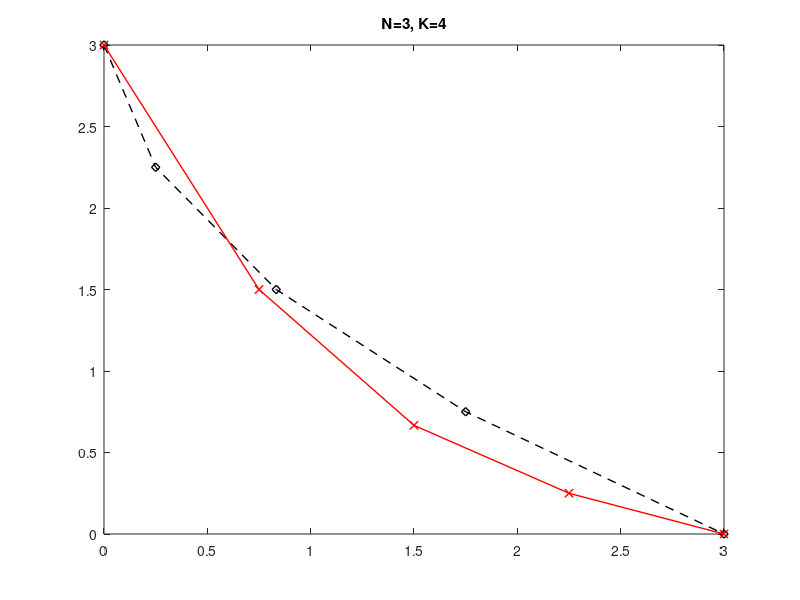
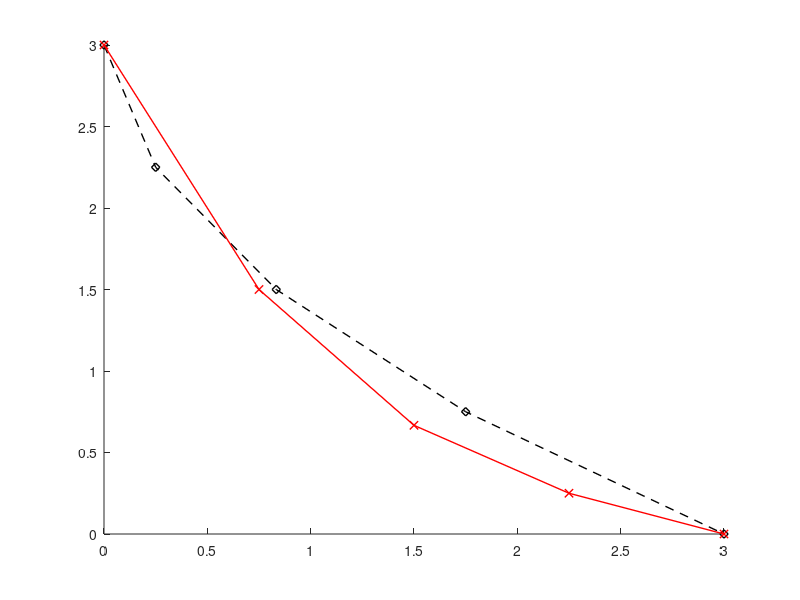

The MATLAB script that drew these images, in order: (Note: this script raises an error after producing the figures.)
% function func_partialDecomposition(N, K, t) 
clc; close all;
% if nargin == 3   % if the number of inputs equals 3
sample_interval = 10; % then make the fourth value, sample_interval, equal to my default value, 51.
% end

%% 0.  Setting. 
N = 3; K = 4; t = 2; 
% directory = '~/home/kzhang/Dropbox/Work/3rd_paper_ISIT_2017/codes/Caching_v3/RunningTempFiles/'
directory = 'C:\Users\Kai Zhang\Documents\MATLAB\';
% directory = pwd;
files = 1:N;

%% 1.  Plot Tian v.s. Yu.
N_tilde = min(N, K);
figure
% Tian
t_axis = 0:K; % 
M_Tian = t_axis.*((N-1)*t_axis+K-N)/K/(K-1);
R_Tian =  N*(K - t_axis)/K;
plot(M_Tian, R_Tian, 'k--d', 'Linewidth', 1)

% Yu 
hold on
t_axis = 0:K-1;
M_Yu = t_axis*N/K;
R_Yu = zeros(size(t_axis)); 
for iR = 1:length(t_axis)
    if K - N_tilde >= t_axis(iR)+1
        R_Yu(iR) = (nchoosek(K, t_axis(iR)+1) - nchoosek(K - N_tilde, t_axis(iR)+1)) / nchoosek(K,t_axis(iR));
    else
        R_Yu(iR) = nchoosek(K, t_axis(iR)+1) / nchoosek(K, t_axis(iR));
    end
end
M_Yu = [M_Yu, N];
R_Yu = [R_Yu, 0];
plot(M_Yu,R_Yu, 'r-x', 'Linewidth', 1)
title(['N=', num2str(N), ', K=', num2str(K)])

figure; hold on
plot(M_Tian, R_Tian, 'k--d', 'Linewidth', 1)
plot(M_Yu,R_Yu, 'r-x', 'Linewidth', 1)

%% 2.  Demand types.
partition = intpartgen(K, N);
partition = cell2mat(partition(end));
d_num = size(partition, 1); % Number of demand types

%% 3. Transmission types:
x_min = M_Tian(t+1); x_max = M_Yu(t+1);
y_min = R_Yu(t+1); y_max = R_Tian(t+1);
axis([x_min x_max y_min y_max])

% x = [0.13 0.905] y = [0.11 0.925]
x_scope = (x_max - x_min)/(0.905 - 0.13);
y_scope = (y_max - y_min)/(0.925 - 0.11);

%% 4. For each demand.
% Fix M_sample for linear programming, and compute R_sample
M_sample = linspace(M_Tian(t+1), M_Yu(t+1), sample_interval);
R_sample = zeros(size(partition, 1), sample_interval);

% profile on

for ip = 1 : size(partition, 1)
    disp([num2str(ip/size(partition, 1)*100), '%'])
    
    % Generate coefficients a: matrix "demand number" x "decomposition number in each demand"
%     a_d_Pd = [];
%     R_d_Pd = [];
%     M_d_Pd = [];

    d = zeros(1, sum(partition(ip,:)));
    d_start = 1;
    for sym = 1:N  % d -> demandFile: [3,1,0](N-dimensional) -> [1,1,1,2](K-dimensional), i.e. (A,A,A,B)
        d(d_start: d_start + partition(ip, sym) -1) = files(sym)*ones(1, partition(ip, sym));
        d_start = d_start + partition(ip, sym); % the third demand type d = (A,A,B,C)
    end
    m_vector = partition(ip, :);

    % For this t: this d: All possible transmission types
    t_vector = [];
    t_vector_min = zeros(1, N);
    t_vector_max = zeros(1, N);
    for iN = 1:N
        t_vector_min(iN) = max(0, t+1-(K-partition(ip, iN)));
        t_vector_max(iN) = min(t+1, partition(ip, iN));
    end  
    
    t_vector_candidate_tmp = intpartgen(t+1, N);
    if t+1 >= N
        t_vector_candidate = cell2mat(t_vector_candidate_tmp(end));
    else %i.e. t+1 < N
        t_vector_candidate = [cell2mat(t_vector_candidate_tmp(end)), zeros(size(cell2mat(t_vector_candidate_tmp(end)), 1), N - (t+1))];
    end
    
    for icand = 1:size(t_vector_candidate, 1)
        temp = perms(t_vector_candidate(icand, :)); % for each candidate, generate all permutations
        temp = unique(temp, 'rows'); % might exist repetation
        satisfy_cond = (sum(t_vector_min <= temp, 2) + sum(temp <= t_vector_max, 2) == 2*N);
        t_vector_tmp = temp(find(satisfy_cond), :);
        t_vector = [t_vector; t_vector_tmp];
%         for itemp = 1:size(temp, 1)
%             if sum(t_vector_min <= temp(itemp,:)) + sum(temp(itemp,:) <= t_vector_max) == 2*N
%                 t_vector = [t_vector; temp(itemp, :)];
%             end
%         end

    end
    t_num = size(t_vector, 1); % number of transmission types

    % All possible decompositions of a transmission type
    num_of_t_vector = size(t_vector, 1);
    num_of_ways_to_decompose_a_t_vector = zeros(num_of_t_vector, 1);
    P_d = cell(num_of_t_vector, 1);
    for i_t_vector = 1: num_of_t_vector
        present_files = find(t_vector(i_t_vector, :) > 0); % those files present at this transmission type t
        P_d{i_t_vector} = SetPartition(present_files); % all possible ways to decompose this transmission type t
        num_of_ways_to_decompose_a_t_vector(i_t_vector) = length(P_d{i_t_vector});
    end

    % Choices of decomposition pattern for all transmission types
    func_generateDecompositionCombination(num_of_ways_to_decompose_a_t_vector, num_of_t_vector);

    % Construct a, R_d_pd and DeltaM_d_Pd
    num_of_total_decomposition_ways = prod(num_of_ways_to_decompose_a_t_vector);
    a_d_Pd = zeros(1, num_of_total_decomposition_ways + 1);
    R_d_Pd = zeros(1, num_of_total_decomposition_ways + 1);
    M_d_Pd = zeros(K, num_of_total_decomposition_ways + 1);
    fileID2 = fopen('pattern_choice.txt','r');
    for ipp = 1 : num_of_total_decomposition_ways
        % pattern = pattern_choice(:, ipp);  % fix a partition pattern for all t_vector
        pattern = fscanf(fileID2, '%d', size(num_of_ways_to_decompose_a_t_vector));
        % Calculate current_R
        current_R = 0;
        for t_vector_index = 1 : t_num % for each t_vector
            current_t_vector = t_vector(t_vector_index, :);
            P_t_d = P_d{t_vector_index}{pattern(t_vector_index)}; % all partitions in a t_vector
            for iP = 1 : size(P_t_d, 2) % how many partitions in this t_vector
                P = P_t_d{iP};
                temp1 = 1; temp2 = 1; temp3 = 1;
                for in = 1: length(P) % for each file in P
                    n = P(in);
                    temp1 = temp1 * func_mynchoosek(m_vector(n), current_t_vector(n));
                    temp2 = temp2 * func_mynchoosek(m_vector(n)-1, current_t_vector(n));
                end
                supp_t = find(current_t_vector > 0);
                suppt_exclude_P = setdiff(supp_t, P);
                if ~isempty(suppt_exclude_P)
                    for is = 1 : length(suppt_exclude_P)
                        n = suppt_exclude_P(is);
                        temp3 = temp3 * func_mynchoosek(m_vector(n),  current_t_vector(n));
                    end
                end
                current_R = current_R + (temp1 - temp2) * temp3;
            end
        end

        % Calculate current_DeltaM
        current_DeltaM = zeros(K, 1);
        for k = 1:K
            current_DeltaM_k = 0;
            for t_vector_index = 1 : t_num % for each t_vector
                current_t_vector = t_vector(t_vector_index, :);
                if current_t_vector(d(k)) <= 0 % condition: t_(d_k) > 0
                    continue;
                end
                P_t_d = P_d{t_vector_index}{pattern(t_vector_index)}; % all partitions in a t_vector
                temp1 = func_mynchoosek(m_vector(d(k)) - 1, current_t_vector(d(k)) - 1);
                current_DeltaM_k_inside = 0;
                for iP = 1 : size(P_t_d, 2) % how many partitions in this t_vector
                    P = P_t_d{iP};
                    if ~isempty(find(P == d(k), 1))  % condition: d_k \notin P
                        continue;
                    end
                    temp2 = 1; temp3 = 1; temp4 = 1;
                    for in = 1:length(P)
                        n = P(in);
                        temp2 = temp2 * func_mynchoosek(m_vector(n), current_t_vector(n));
                        temp3 = temp3 * func_mynchoosek(m_vector(n)-1, current_t_vector(n));
                    end
                    supp_t = find(current_t_vector > 0);
                    suppt_exclude_P_and_dk = setdiff(supp_t, union(P, d(k)));
                    if ~isempty(suppt_exclude_P_and_dk)
                        for is = 1 : length(suppt_exclude_P_and_dk)
                            n = suppt_exclude_P_and_dk(is);
                            temp4 = temp4 * func_mynchoosek(m_vector(n), current_t_vector(n));
                        end
                    end
                    current_DeltaM_k_inside = current_DeltaM_k_inside + (temp2 - temp3) * temp4;
                end
                current_DeltaM_k = current_DeltaM_k + temp1 * current_DeltaM_k_inside;
            end
            current_DeltaM(k) = current_DeltaM_k;
        end

        R_d_Pd(ipp) = current_R;
        M_d_Pd(:,ipp) = N*nchoosek(K-1,t-1) - current_DeltaM;
    end
    fclose(fileID2);
    % Add special uncoded transmission
%     if K - t >= N_tilde
%         a_d_Pd = [a_d_Pd, 0];
        current_DeltaM = min(K-t, N_tilde) * func_mynchoosek(K-1, t-1) * ones(K, 1);
        M_d_Pd(:, end) = N * func_mynchoosek(K-1, t-1) - current_DeltaM;
        R_d_Pd(end) = min(K-t, N_tilde) * func_mynchoosek(K,t);
%     end

    % Save M_d_Pd and R_d_Pd
    filename = strcat(directory, '\N=', int2str(N),',K=',int2str(K),',t=', int2str(t), ', demand=',int2str(d), '.mat'); 
    save(filename,'M_d_Pd','R_d_Pd','P_d','a_d_Pd'); % ,'pattern_choice');
    
    % Linear programming
    num_var = length(a_d_Pd);
    for im = 1:sample_interval
        f = R_d_Pd';
        A = M_d_Pd;
        b = M_sample(im) * nchoosek(K,t) * ones(K, 1);
        Aeq = ones(1, num_var);
        beq = 1;
        lb = zeros(num_var, 1);
        ub = ones(num_var, 1);
        options = optimoptions('linprog','Algorithm','dual-simplex','Display','none','OptimalityTolerance',1.0000e-07);
        [a_d_Pd, fval] = linprog(f,A,b,Aeq,beq,lb, ub, options);
        R_sample(ip, im) = a_d_Pd' * R_d_Pd' / nchoosek(K,t);
    end
end
% profile off
% profile viewer

%% Add function (Dr.Tian's request): For full demands, label all corner points
% full_demand = find(partition(:, end) > 0);
% for ifu = full_demand' % full_demand'
%     d = [];
%     for sym = 1:N  % d -> demandFile: [3,1,0](N-dimensional) -> [1,1,1,2](K-dimensional), i.e. (A,A,A,B)
%         d = [d, files(sym)*ones(1, partition(ifu, sym))]; % the third demand type d = (A,A,B,C)
%     end
%     corner_points = func_findCornerPoints(M_sample, R_sample(ifu, :));
%     for ic = 1:size(corner_points, 1)
%         filename = strcat(directory, '\N=', int2str(N),',K=',int2str(K),',t=', int2str(t), ', demand=', int2str(d), '.mat'); 
%         load(filename,'M_d_Pd','R_d_Pd','P_d','a_d_Pd'); % ,'pattern_choice');
%         num_var = length(a_d_Pd);
%         f = R_d_Pd';
%         A = M_d_Pd;
%         b = corner_points(ic, 1) * nchoosek(K, t) * ones(K, 1);
%         Aeq = ones(1, num_var);
%         beq = 1;
%         lb = zeros(num_var, 1);
%         ub = ones(num_var, 1);
%         options = optimoptions('linprog','Algorithm','dual-simplex','Display','none','OptimalityTolerance',1.0000e-07);
%         [a_d_Pd, fval] = linprog(f,A,b,Aeq,beq, lb, ub, options);
%         corner_point_partition = find(a_d_Pd > 0);

%         text = [];
%         for il = 1:length(corner_point_partition)
%             partition_index_in_each_t = pattern_choice(:, corner_point_partition(il));
%             text1 = []; % text to be print aside the corner point
%             for l = 1:size(partition_index_in_each_t, 1) % decomposition pattern in each t
%                 cellarray = P_d{l}{partition_index_in_each_t(l)};
%                 text2 = [];
%                 for icell = 1:length(cellarray)
%                     if length(cell2mat(cellarray(icell))) == 1
%                         text2 = strcat(text2, '[', mat2str(cell2mat(cellarray(icell))), ']');
%                     else
%                         text2 = strcat(text2, mat2str(cell2mat(cellarray(icell))));
%                     end
%                     if icell < length(cellarray)
%                         text2 = strcat(text2, ','); % put ',' to separate each partition
%                     end
%                 end
%                 text1 = vertcat(text1, {text2}); % put '#' to separate each t
%             end
%             text = vertcat(text, {'------'});
%             text = vertcat(text, text1);
%         end
%         text = sprintf('%s\n',text{:});
% 
%         x = [0.10+(corner_points(ic, 1) - x_min)/x_scope, 0.13+(corner_points(ic, 1) - x_min)/x_scope];
%         y = [0.08+(corner_points(ic, 2) - y_min)/y_scope, 0.11+(corner_points(ic, 2) - y_min)/y_scope];
%         annotation('textarrow',x,y,'String',text)
%     end
% end

plot(M_sample, R_sample)
R_sample = max(R_sample);
plot(M_sample, R_sample, '--r', 'LineWidth', 2)
legendCell = [{'Tian'}; {'Yu'}];
legendCell = [legendCell; cellstr(strcat(repmat('demand = ', d_num, 1), num2str(partition, '(%d %d %d)')))];
legendCell = [legendCell; 'Intersection'];

%% Find conor points
corner_points = func_findCornerPoints(M_sample, R_sample);
if isempty(corner_points)
    fprintf("No corner points\n")
else
	plot(corner_points(:,1), corner_points(:,2), 'r*')
    legendCell = [legendCell; num2str([corner_points(:,1), corner_points(:,2)])];
end
legend(legendCell)
title(['N=', num2str(N), ', K=', num2str(K), ', t=', num2str(t)])





